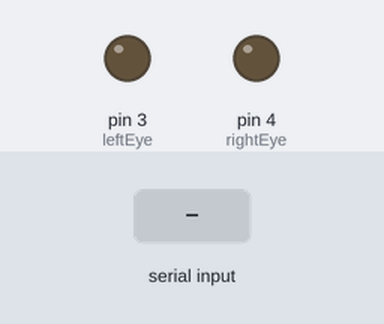
A sketch run on a simulated Arduino Uno, built with avr-gcc and run on an emulated ATmega328P. Parts: output pins drawn as LEDs (lit = HIGH). Inputs (shaded band) come from the test bench.

Above: at 1.2 s.
1.3 s: "l" received over Serial
At 2.0 s:
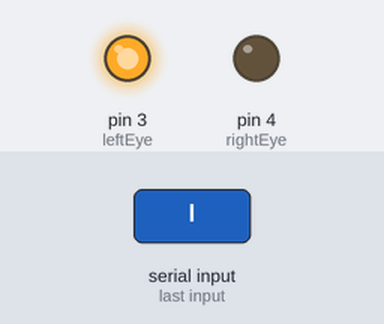
2.8 s: "r" received over Serial
At 3.1 s:
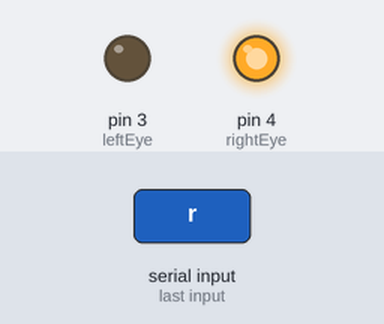
Timing chart, 0 to 5.8 s (numbered marks = the images above; inputs shaded):
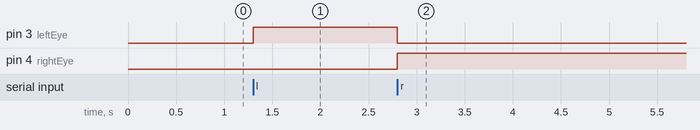

Measured:
- after the input at 1.3 s, pin 3 (leftEye): LOW → HIGH at once
- after the input at 2.8 s, pin 3 (leftEye): HIGH → LOW at once; pin 4 (rightEye): LOW → HIGH at once

The sketch:

ShutterGlasses.pde
```cpp
const int leftEye   =  3;
const int rightEye  =  4;
int inByte = 0;

void setup()
{
  Serial.begin(38400);
  // initialize the digital pin as an output:
  pinMode(leftEye, OUTPUT);
  pinMode(rightEye, OUTPUT);
}

void loop()
{
    if(Serial.available() > 0)
    {
        // get incoming byte:
        inByte = Serial.read();

        if(inByte == 'l')
        {
            digitalWrite(leftEye,  HIGH);
            digitalWrite(rightEye, LOW);
        }
        if(inByte == 'r')
        {
            digitalWrite(leftEye,  LOW);
            digitalWrite(rightEye, HIGH);
        }
    }
}
```
